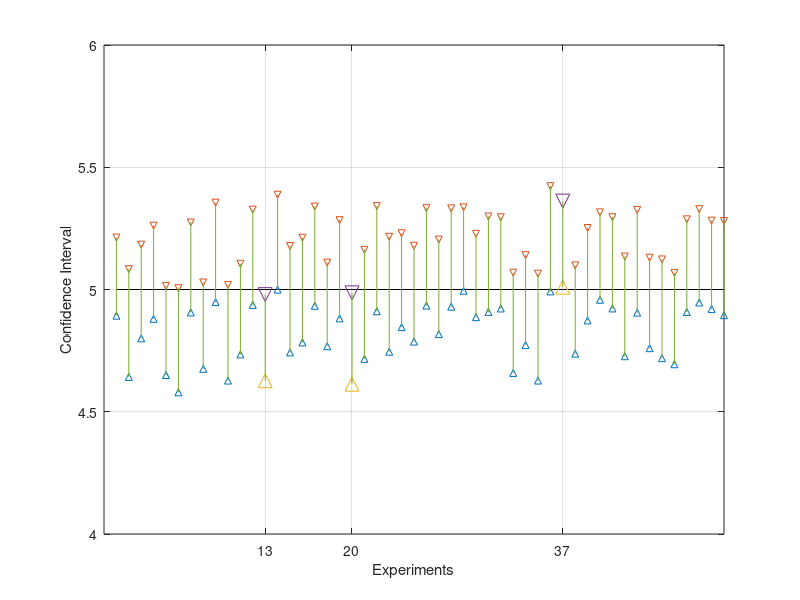

This chart was generated by the following MATLAB code:
clear all
clc
close all

N = 1e5;

trueMean = 5;

noise = randn(1,N);

population = trueMean + noise;
populationMean = mean(population);
populationStd = std(population);

n = 100;

scale = 1.959964;

confInterval = zeros(100, 2);

count = 0;

runs = 1e4;

outIdx = [];

for kk = 1:runs
    
    idx = randi([1 N], 1, n);
    
    sample = population(idx);
    sampleMean = mean(sample);
    sampleStd = std(sample);
    
    marginError = scale * sampleStd/sqrt(n);
    
    confInterval(kk, :) = [sampleMean-marginError sampleMean+marginError];
    
    if (confInterval(kk,1) < populationMean && confInterval(kk,2) > populationMean)
        count = count + 1;
    else
        outIdx = [outIdx kk];
    end
    
end

probability = count/runs*100;

sprintf('The probability that the sample mean falls between an error margin is %0.2f%%', probability)

% Plot
cIndex = 1:runs;
tempIdx = ismember(cIndex, outIdx);

figure
plot(cIndex, ones(1,length(cIndex))*trueMean, 'k-', 'markersize', 5)                % plot the mean
hold on;
plot(cIndex(~tempIdx), confInterval(~tempIdx, 1), '^', 'markersize', 5)             % plot lower CI boundary
plot(cIndex(~tempIdx), confInterval(~tempIdx, 2), 'v', 'markersize', 5)             % plot upper CI boundary
hold on;
plot(cIndex(tempIdx), confInterval(tempIdx, 1), '^', 'markersize', 10)              % plot lower CI boundary
plot(cIndex(tempIdx), confInterval(tempIdx, 2), 'v', 'markersize', 10)              % plot upper CI boundary
hold on;

for I = 1:100/2                                                                       % connect first 100 upper and lower bound with a line
line([I I],[confInterval(I, 1) confInterval(I, 2)])
hold on;
end;

grid
axis([0 100/2 trueMean-1 trueMean+1])
xlabel('Experiments')
ylabel('Confidence Interval')
set(gca, 'XTick', outIdx)
